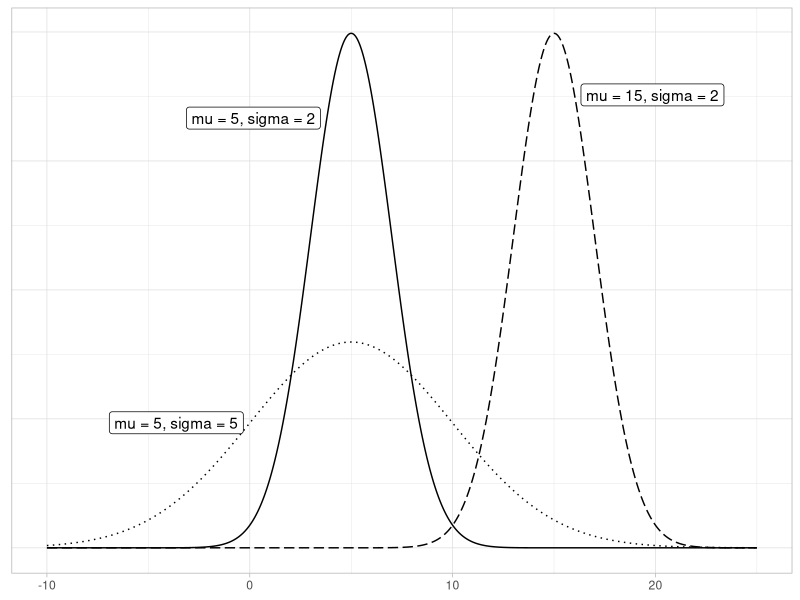
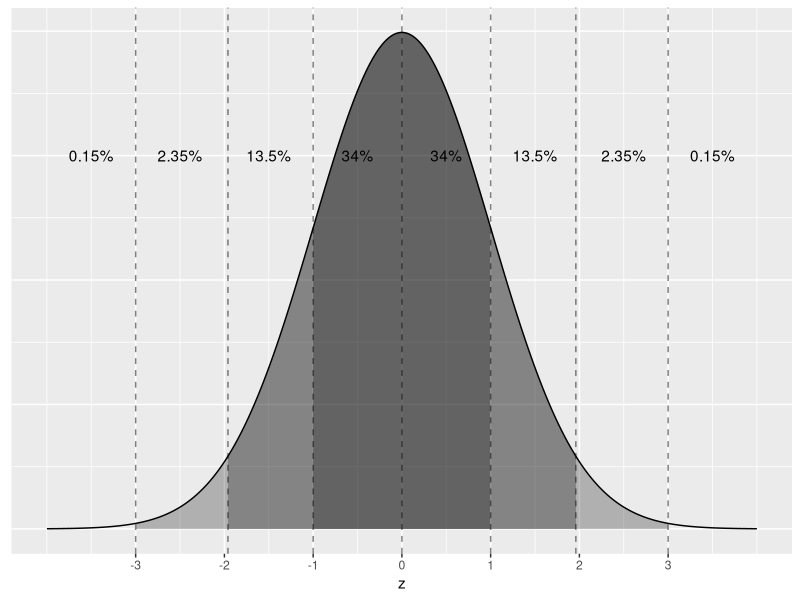

These charts were generated, in order, by the following R code:
## ---- chunk 1
chap <- "A"
lc <- 0
rq <- 0
# **`r paste0("(LC", chap, ".", (lc <- lc + 1), ")")`**
# **`r paste0("(RQ", chap, ".", (rq <- rq + 1), ")")`**

knitr::opts_chunk$set(
  tidy = FALSE, 
  out.width = '\\textwidth', 
  fig.height = 4,
  warning = FALSE
)

options(scipen = 99, digits = 3)

# Set random number generator see value for replicable pseudorandomness.
set.seed(76)
## ---- chunk 2
# Packages needed internally, but not in text.
library(scales)
library(tidyverse)
## ---- chunk 3
all_points <- tibble(
  domain = seq(from = -10, to = 25, by = 0.01),
  `mu = 5, sigma = 2` = dnorm(x = domain, mean = 5, sd = 2),
  `mu = 5, sigma = 5` = dnorm(x = domain, mean = 5, sd = 5),
  `mu = 15, sigma = 2` = dnorm(x = domain, mean = 15, sd = 2)
)  %>% 
  gather(key = "Distribution", value = "value", - domain) %>% 
  mutate(
    Distribution = factor(
      Distribution, 
      levels = c("mu = 5, sigma = 2", 
                 "mu = 5, sigma = 5", 
                 "mu = 15, sigma = 2")
    )
  )

for_labels <- all_points %>% 
  filter(between(domain, 3.795, 3.805) & Distribution == "mu = 5, sigma = 2" |
           between(domain, 0.005, 0.0105) & Distribution == "mu = 5, sigma = 5" |
           between(domain, 16.005, 16.015) & Distribution == "mu = 15, sigma = 2")

all_points %>% 
  ggplot(aes(x = domain, y = value, linetype = Distribution)) +
  geom_line() +
  ggrepel::geom_label_repel(data = for_labels, aes(label = Distribution),
                            nudge_x = c(-1, -2.1, 1)) +
  theme_light() +
  scale_linetype_manual(values=c("solid", "dotted", "longdash")) + 
  theme(
    axis.title.y = element_blank(),
    axis.title.x = element_blank(),
    axis.text.y = element_blank(),
    axis.ticks.y = element_blank(),
    legend.position = "none"
  )
## ---- chunk 4
shade_3_sd <- function(x) {
  y <- dnorm(x, mean = 0, sd = 1)
  y[x <= -3 | x >= 3] <- NA
  return(y)
}
shade_2_sd <- function(x) {
  y <- dnorm(x, mean = 0, sd = 1)
  y[x <= -1.96 | x >= 1.96] <- NA
  return(y)
}
shade_1_sd <- function(x) {
  y <- dnorm(x, mean = 0, sd = 1)
  y[x <= -1 | x >= 1] <- NA
  return(y)
}

labels <- tibble(
  x = c(-3.5, -2.5, -1.5, -0.5, 0.5, 1.5, 2.5, 3.5),
  label = c("0.15%", "2.35%", "13.5%", "34%", "34%", "13.5%", "2.35%", "0.15%")
) %>% 
  mutate(y = rep(0.3, times = n()))

ggplot(data = tibble(x = c(-4, 4)), aes(x)) +
  geom_text(data = labels, aes(y=y, label = label)) + 
  # Trace normal curve
  stat_function(fun = dnorm, args = list(mean = 0, sd = 1), n = 1000) + 
  # Shade and delineate +/- 3 SD
  stat_function(fun = shade_3_sd, geom = "area", fill = "black", alpha = 0.25, n = 1000) +
  # annotate(geom = "segment", x = c(3, -3), xend = c(3, -3), y = 0, yend = dnorm(3, mean = 0, sd = 1)) +
  # Shade and delineate +/- 2 SD
  stat_function(fun = shade_2_sd, geom = "area", fill = "black", alpha = 0.25, n = 1000) +
  # annotate(geom = "segment", x = c(1.96, -1.96), xend = c(1.96, -1.96), y = 0, yend = dnorm(1.96, mean = 0, sd = 1)) +
  # Shade and delineate +/- 1 SD
  stat_function(fun = shade_1_sd, geom = "area", fill = "black", alpha = 0.25, n = 1000) +
  # annotate(geom = "segment", x = c(1, -1), xend = c(1, -1), y = 0, yend = dnorm(1, mean = 0, sd = 1)) + 
  geom_vline(xintercept = c(-3, -1.96, -1, 0, 1, 1.96, 3), linetype = "dashed", alpha = 0.5) +
  # Axes
  scale_x_continuous(breaks = seq(from = -3, to = 3, by = 1)) +
  labs(x = "z", y = "") +
  theme(axis.title.y = element_blank(), axis.text.y = element_blank(), axis.ticks.y = element_blank())
